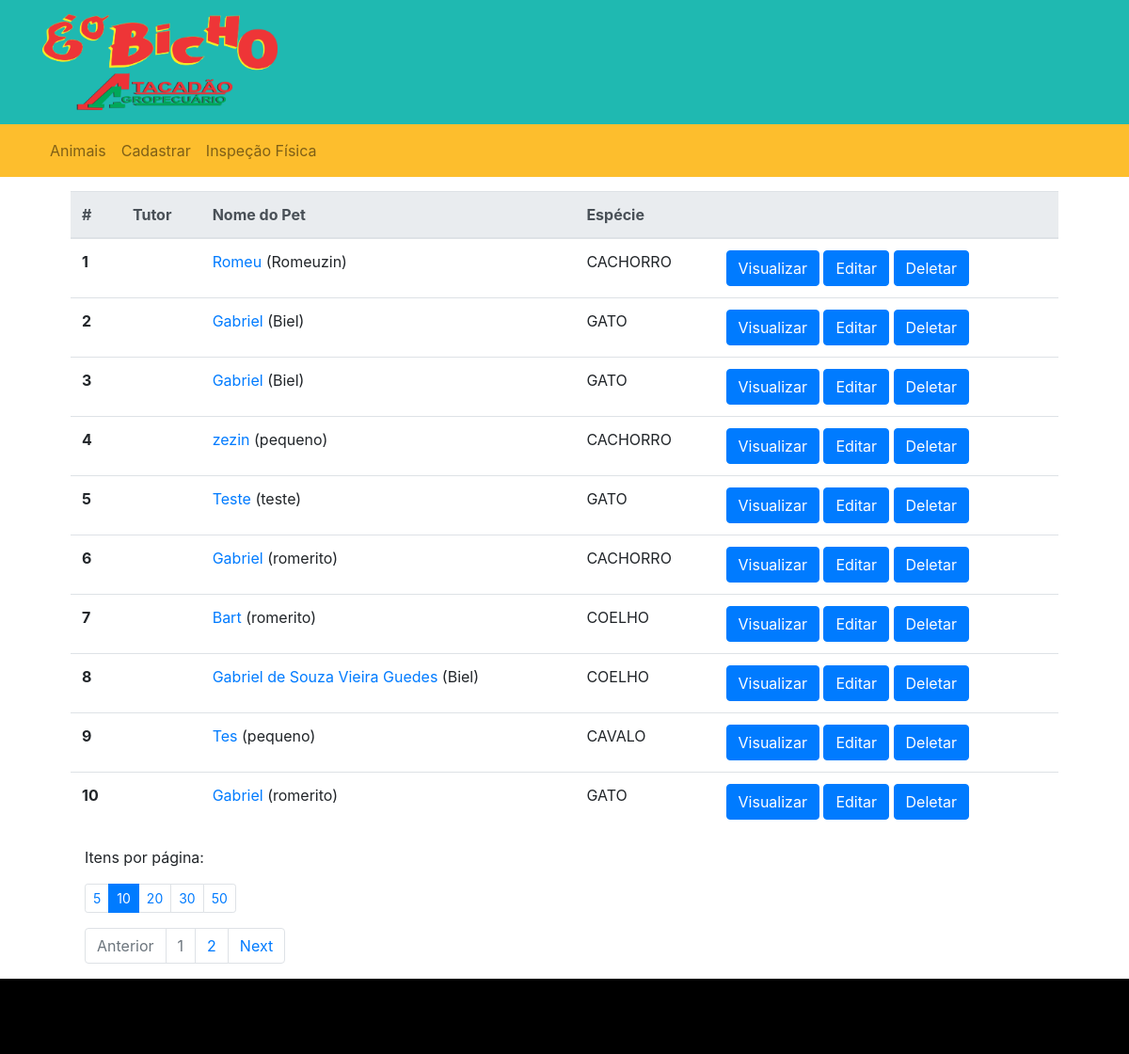
/?limit=10, run on an earlier commit of the app's database.
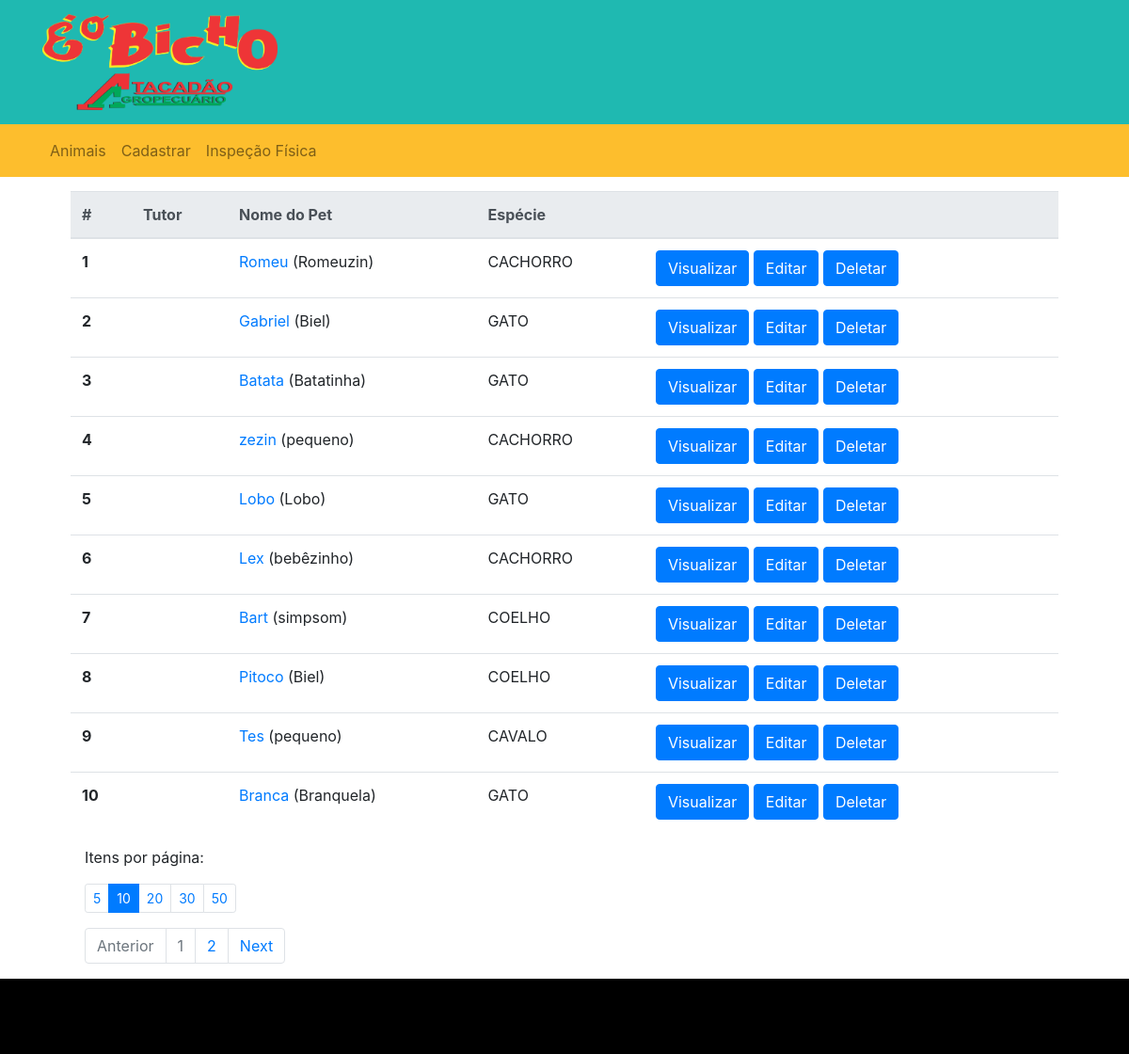
And on a later commit of the database.
### pet/models.py (models this page shows, shortened)
class formPet(models.Model):
	nome = models.CharField('Nome',max_length=150)
	apelido = models.CharField('Apelido',max_length=30)
	aniversario = models.DateField('Aniversário', blank=True, null=True)
	idade = models.IntegerField('Idade')
	peso = models.IntegerField('Peso(kg)')
	tamanho = models.IntegerField('Tamanho')
	especie = models.CharField('Especie',max_length=10, choices=ESPECIE_CHOICES)
	racaCachorro = models.CharField('Raça do Cachorro',max_length=150, choices=RACA_CACHORRO)
	temperamento = models.CharField('Temperamento',max_length=60, choices=TEMPERAMENTO_CHOICES)
	pelagem = models.CharField('Pelagem',max_length=150, choices=PELAGEM_CHOICES)
	coloracao = models.CharField('Coloração',max_length=60, choices=COLORACAO_CHOICES)
	tamanho = models.IntegerField('Tamanho(cm)',)
	caracteristicas = models.CharField('Caracteristicas', max_length=200)

### pet/views.py (the view)
# urls.py: path('', views.paginacao, name='list'),
def paginacao(request):
    parametro_page = request.GET.get('page', '1')
    parametro_limit = request.GET.get('limit', '5')
    if not (parametro_limit.isdigit() and int(parametro_limit)>0):
        parametro_limit = '10'
    pets = formPet.objects.all()
    pets_paginator = Paginator(pets, parametro_limit)
    try:
        page = pets_paginator.page(parametro_page)
    except (EmptyPage, PageNotAnInteger):
        page = pets_paginator.page(1)
    context = {
        'items_list': ['5','10', '20', '30', '50'],
        'qnt_page':parametro_limit,
        'pets': page
    }
    return render(request, 'pet/formpet_list.html', context)

### pet/templates/pet/formpet_list.html (shortened to what this page needs)
{% extends 'site/base.html' %}
{% block content %}
{% load crispy_forms_tags %}
<div class="container">
	<table class="table">
	  <thead class="thead-light">
	    <tr>
	      <th scope="col">#</th>
	      <th scope="col">Tutor</th>
	      <th scope="col">Nome do Pet</th>
	      <th scope="col">Espécie</th>
	      <th scope="col"></th>
	    </tr>
	  </thead>
	  <tbody>
	  	 {% for pet in pets %}
		    <tr>
		   	  <th scope="row">{{pet.id}}</th>
		      <td></td>
		      <td><a href="{% url 'pet:detail' pk=pet.id %}">{{pet.nome}}</a> ({{pet.apelido}})</td>
		      <td class="text-uppercase">{{pet.especie}}</td>
		      <td>
		      	<a class="btn btn-primary btn-md" href="{% url 'pet:detail' pk=pet.id %}">Visualizar</a>
		      	<a class="btn btn-primary btn-md" href="{% url 'pet:update' pk=pet.id %}">Editar</a>
		      	<a class="btn btn-primary btn-md" href="{% url 'pet:delete' pk=pet.id %}">Deletar</a>
		      </td>
		    </tr>
	    {% endfor %}
	  </tbody>
	</table>
	<div class="col">
		<p>Itens por página:</p>
		<nav>
			<ul class="pagination pagination-sm">
			{% for qnt in items_list %}
				{% if qnt == qnt_page %}
					<li class="page-item active">
						<a class="page-link" href="#" tabindex="-1">{{ qnt }}</a>
					</li>
				{% else %}
					<li class="page-item">
						<a class="page-link" href="{% url 'pet:list'%}?limit={{qnt}}">{{ qnt }}</a>
					</li>
				{% endif %}
			{% endfor %}
			</ul class="pagination pagination-sm">
		</nav>
	</div>
	<div class="col">
		<nav aria-label="...">
		  <ul class="pagination">
		  	{% if pets.has_previous %}
			  	<li class="page-item">
			      <a class="page-link" href="{% url 'pet:list'%}?limit={{qnt_page}}&page={{pets.previous_page_number}}">Anterior</a>
			    </li>
		    {% else %}
			    <li class="page-item disabled">
			      <a class="page-link"  href="#">Anterior</a>
			    </li>
		    {% endif %}
		    {% for num in pets.paginator.page_range %}
		    	{% if num == pets.number %}
			    	<li class="page-item disabled">
			    		<a class="page-link" href="#">{{ num }}</a>
			    	</li>
		    	{% else %}
			    	<li class="page-item">
			    		<a class="page-link" href="{% url 'pet:list'%}?limit={{qnt_page}}&page={{num}}">{{ num }}</a>
			    	</li>
		    	{% endif %}
		    {% endfor %}
			{% if pets.has_next %}
			    <li class="page-item">
			      <a class="page-link" href="{% url 'pet:list'%}?limit={{qnt_page}}&page={{pets.next_page_number}}" desabled>Next</a>
			    </li>
			{% else %}
				<li class="page-item disabled">
			      <a class="page-link" href="#">Next</a>
			    </li>
			{% endif %}
		  </ul>
		</nav>
	</div>
</div>
{% endblock %}

### pet/templates/site/base.html (shortened to what this page needs)
<!doctype html>
{% load static %}
<html lang="pt-br">
<head>
    <link rel="stylesheet" href="http://yui.yahooapis.com/pure/0.3.0/pure-min.css">
    <link rel="stylesheet" href="{% static 'css/style.css' %}" />
    <link rel="stylesheet" href="{% static 'css/bootstrap.min.css'%}">
</head>
<body>
    <header id="wrap-header">
      <div class="container">
        <a href="{% url 'pet:form' %}"><img class="card-img-top" alt="logo" src="{% static 'img/logo.png'%}"></a>
      </div>
          <nav class="navbar sticky-top navbar-expand-lg navbar-light wrap-nav">
            <div class="container">
              <div class="collapse navbar-collapse" id="navbarTogglerDemo01">
                <ul class="navbar-nav mr-auto mt-2 mt-lg-0">
                  <li class="nav-item">
                    <a class="nav-link"href="{% url 'pet:list' %}">Animais</a>
                  </li>
                  <li class="nav-item">
                    <a class="nav-link" href="{% url 'pet:form' %}">Cadastrar</a>
                  </li>
                  <li class="nav-item">
                    <a class="nav-link" href="{% url 'pet:InspecaoPet' %}">Inspeção Física</a>
                  </li>
                </ul>
              </div>
            </div>
          </nav>
    </header>
    <main id="wrap-main">
      {% block content %}
      {% endblock content %}
    </main>
    <footer id="wrap-footer">
    </footer>
</body>
</html>

### pet/static/css/style.css (style rules this page uses)
* { margin: 0px; padding: 0px; }
a { text-decoration: none !important; }
#wrap-header { width: 100%; min-height: 100px; background: #1fb9b1; color: white; margin-bottom: 15px; }
#wrap-header img { display: block; max-width: 250px; padding: 15px 0; }
.wrap-nav { background: #fdbe2d !important; }
.wrap-nav li a { color: white; }
#wrap-main { width: 90%; min-height: 400px; margin: 0 auto; }
#wrap-footer { width: 100%; margin-top: 15px; min-height: 80px; background: black; color: white; }

What changed in the data, as far as the page shows it:
changed formPet id 3: nome "Gabriel" → "Batata"; apelido "Biel" → "Batatinha"
changed formPet id 5: nome "Teste" → "Lobo"; apelido "teste" → "Lobo"
changed formPet id 6: nome "Gabriel" → "Lex"; apelido "romerito" → "bebêzinho"
changed formPet "Bart": apelido "romerito" → "simpsom"
changed formPet id 8: nome "Gabriel de Souza Vieira Guedes" → "Pitoco"
changed formPet id 10: nome "Gabriel" → "Branca"; apelido "romerito" → "Branquela"
